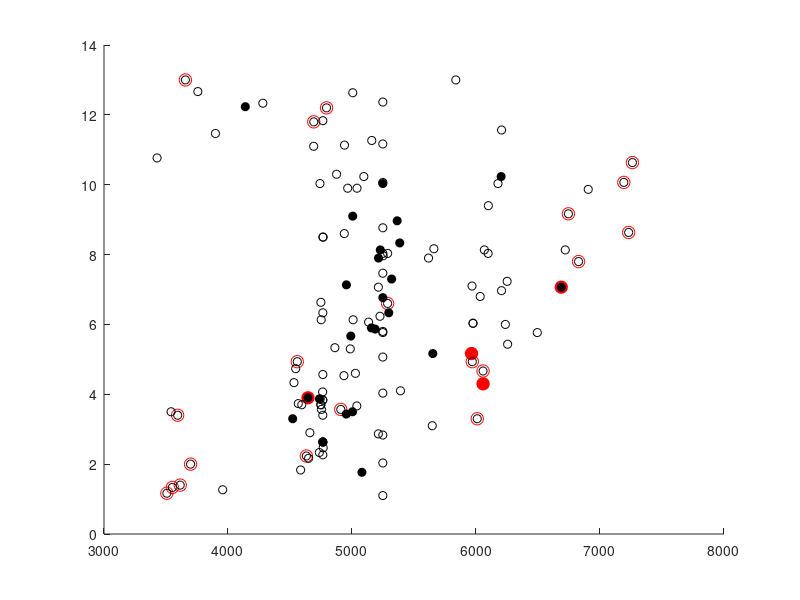

The MATLAB source for this figure: (Note: this script raises an error after producing the figure.)
% Plots mortalities in time and space and spatial and temporal extent of
% regulations (both ship strike rule and other regs in Canada). 

% June 8 2013
% updated Oct 24 for NARWC 2016 with 2012-2016 mortalities and serious
% injuries
% Julie van der Hoop jvanderhoop@whoi.edu


% load data files
load beachedMEAS_subset2016.mat

%% make month fraction vector
mday = MEAS(:,2)+(MEAS(:,3)/30);
mday2016 = MEAS2016(:,2)+(MEAS2016(:,3)/30);
Eg = find(MEAS2016(:,4) == 1);

% set pre- and post- ship strike rule dates
pre = [1:766]';
post = [767:934]';

% find vessel strikes
VS = find(MEAS(:,5) == 2);
VS = MEAS(VS,:);

% find within dates
vspre = find(VS(:,1) < 2009);
vspost = find(VS(:,1) > 2008);

vsmday = find(MEAS(:,5) == 2);
vsmday = mday(vsmday);

figure(2); clf; hold on
set(gcf,'Position',[343          58        1050         550])
% plot right whales 
ii = find(VS(:,4) == 1);
plot(VS(ii(VS(ii)<2009),6)/1000,vsmday(ii(VS(ii)<2009)),'ro','markersize',9)
plot(VS(ii(VS(ii)>=2009),6)/1000,vsmday(ii(VS(ii)>=2009)),'ro',...
    'MarkerSize',9,'MarkerEdgeColor','r','MarkerFaceColor','r')
plot(MEAS2016(Eg,6)/1000,mday2016(Eg),'ro','MarkerSize',9,'MarkerEdgeColor','r',...
    'MarkerFaceColor','r')

%% plot other species
plot(VS(vspre,6)/1000,vsmday(vspre),'ko')
plot(VS(vspost,6)/1000,vsmday(vspost),'ko','MarkerEdgeColor','k',...
    'MarkerFaceColor','k')
%%
legend('Pre-Rule','Post-Rule',12,'Location','SE')
xlabel('Distance along coastline (km)','FontSize',12)
set(gca,'Ytick',1:12,'YTickLabel',{'Jan', 'Feb', 'Mar', 'Apr','May',...
    'Jun','Jul','Aug','Sept','Oct','Nov','Dec'},'FontSize',12)
% ylabel('Date of Mortality')
ylim([0 13.5])

% SMAS WITH OLD MEASURES. DO NOT USE. 
% SEUS = [3562650,0;3562650,4.5;3783883,4.5;3783883,0;3562650,14;3562650,...
%     11.5;3783883,11.5;3783883,14];
% plot(SEUS(1:4,1)/1000,SEUS(1:4,2),'k')
% plot(SEUS(5:8,1)/1000,SEUS(5:8,2),'k')
% 
% MA = [3783883,0;3783883,5;4254585,5;4254585,0;3783883,14;3783883,11;...
%     4254585,11;4254585,14];
% plot(MA(1:4,1)/1000,MA(1:4,2),'k')
% plot(MA(5:8,1)/1000,MA(5:8,2),'k')

% unified SEUS and MID-ATLANTIC
SEUSMA = [3477270,0;3477270,4.5;3698100,4.5;3698100,5;4156472,5;4156472,0;...
    3477270,14;3477270,11.5;3698100,11.5;3698100,11;4156472,11;4156472,14];

plot(SEUSMA(1:6,1)/1000,SEUSMA(1:6,2),'k')
plot(SEUSMA(7:12,1)/1000,SEUSMA(7:12,2),'k')

PORTS = [4246695,0;4246695,5;4338101,5;4338101,0;4246695,14;4246695,11;...
    4338101,11;4338101,14;4737100,0;4737100,5;4807470,5;4807470,0;...
    4737100,14;4737100,11;4807470,11;4807470,14;4975700,0;4975700,5;...
    5055800,5;5055800,0;4975700,14;4975700,11;5055800,11;5055800,14;...
    5197324,0;5197324,5;5292450,5;5292450,0;5197324,14;5197324,11;...
    5292450,11;5292450,14];
plot(PORTS(1:4,1)/1000,PORTS(1:4,2),'k')
plot(PORTS(5:8,1)/1000,PORTS(5:8,2),'k')
plot(PORTS(9:12,1)/1000,PORTS(9:12,2),'k')
plot(PORTS(13:16,1)/1000,PORTS(13:16,2),'k')
plot(PORTS(17:20,1)/1000,PORTS(17:20,2),'k')
plot(PORTS(21:24,1)/1000,PORTS(21:24,2),'k')
plot(PORTS(25:28,1)/1000,PORTS(25:28,2),'k')
plot(PORTS(29:32,1)/1000,PORTS(29:32,2),'k')

% %% if widen port entrances from 20 nmi to 30 nmi:
% % original radius = 20 nmi = 37 km. Wider radius = 30 nmi = 56 km
% PORTSWIDE(1:4:end,1) = PORTS(1:4:end,1) - 19000;
% PORTSWIDE(2:4:end,1) = PORTS(2:4:end,1) - 19000; 
% PORTSWIDE(3:4:end,1) = PORTS(3:4:end,1) + 19000; 
% PORTSWIDE(4:4:end,1) = PORTS(4:4:end,1) + 19000; 
% % PORTSWIDE = [4246695-19000,0;4246695-19000,5;4338101+19000,5;4338101+19000,0;4246695,14;4246695,11;...
% %     4338101,11;4338101,14;4737100,0;4737100,5;4807470,5;4807470,0;...
% %     4737100,14;4737100,11;4807470,11;4807470,14;4975700,0;4975700,5;...
% %     5055800,5;5055800,0;4975700,14;4975700,11;5055800,11;5055800,14;...
% %     5197324,0;5197324,5;5292450,5;5292450,0;5197324,14;5197324,11;...
% %     5292450,11;5292450,14];
% plot(PORTSWIDE(1:4,1)/1000,PORTSWIDE(1:4,2),'r')
% plot(PORTSWIDE(5:8,1)/1000,PORTSWIDE(5:8,2),'r')
% plot(PORTSWIDE(9:12,1)/1000,PORTSWIDE(9:12,2),'r')
% plot(PORTSWIDE(13:16,1)/1000,PORTSWIDE(13:16,2),'r')
% plot(PORTSWIDE(17:20,1)/1000,PORTSWIDE(17:20,2),'r')
% plot(PORTSWIDE(21:24,1)/1000,PORTSWIDE(21:24,2),'r')
% plot(PORTSWIDE(25:28,1)/1000,PORTSWIDE(25:28,2),'r')
% plot(PORTSWIDE(29:32,1)/1000,PORTSWIDE(29:32,2),'r')
% 
% % patch
% patch(PORTSWIDE(1:4,1)/1000,PORTSWIDE(1:4,2),'k','facealpha',0.25)
% patch(PORTSWIDE(5:8,1)/1000,PORTSWIDE(5:8,2),'k','facealpha',0.25)
% patch(PORTSWIDE(9:12,1)/1000,PORTSWIDE(9:12,2),'k','facealpha',0.25)
% patch(PORTSWIDE(13:16,1)/1000,PORTSWIDE(13:16,2),'k','facealpha',0.25)
% patch(PORTSWIDE(17:20,1)/1000,PORTSWIDE(17:20,2),'k','facealpha',0.25)
% patch(PORTSWIDE(21:24,1)/1000,PORTSWIDE(21:24,2),'k','facealpha',0.25)
% patch(PORTSWIDE(25:28,1)/1000,PORTSWIDE(25:28,2),'k','facealpha',0.25)
% patch(PORTSWIDE(29:32,1)/1000,PORTSWIDE(29:32,2),'k','facealpha',0.25)

BIS = [5594700,0;5594700,5;5767630,5;5767630,0;5594700,14;5594700,11;5767630,11;5767630,14];
plot(BIS(1:4,1)/1000,BIS(1:4,2),'k')
plot(BIS(5:8,1)/1000,BIS(5:8,2),'k')

% CCB = [6032000,1;6032000,5.5;6168980,5.5;6168980,1;6032000,1];
% plot(CCB(:,1)/1000,CCB(:,2),'k')
% 
% ORP = [5975760,3;5975760,5;6247370,5;6247370,3;5975760,3];
% plot(ORP(:,1)/1000,ORP(:,2),'k')
% 
% GSC = [5837140,4;5837140,8;6247370,8;6247370,4;5837140,4];
% plot(GSC(:,1)/1000,GSC(:,2),'k')

% UNIFIED CCB/ORP/GSC
BOS = [6032000,1;6032000,3;5975760,3;5975760,4;5837140,4;5837140,8;...
    5975760,8; 5975760,5;6032000,5;6032000,5.5;6168980,5.5;...
    6168980,5;6247370,5;6247370,3;6168980,3;6168980,3;6168980,1;6032000,1;];
plot(BOS(:,1)/1000,BOS(:,2),'k')

% Concurrent Canadian Regulations
BOF = [6738341,0;6738341,14;7261435,14;7261435,0];
plot(BOF(:,1)/1000,BOF(:,2),'k--')

ROS = [7377985,6;7377985,13;7474765,13;7474765,6;7377985,6];
plot(ROS(:,1)/1000,ROS(:,2),'k--')


% labels
text(3630,13.7,'SEUS','Rotation',90,'FontSize',12) % SEUS
text(3950,13.7,'M-A','Rotation',90,'FontSize',12) % Mid-Atlantic
text(4300,13.7,'MC/B','Rotation',90,'FontSize',12) % Morehead City/Beaufort
text(4770,13.7,'CB','Rotation',90,'FontSize',12) % Chesapeake
text(5040,13.7,'DB','Rotation',90,'FontSize',12) % Delaware Bay
text(5240,13.7,'NY/NJ','Rotation',90,'FontSize',12) % NY/NJ
text(5680,13.7,'BIS','Rotation',90,'FontSize',12) % Block Island Sound
text(6210,13.7,'CCB','Rotation',90,'FontSize',12) % Cape Cod Bay
text(6080,13.7,'ORP/','Rotation',90,'FontSize',12) % Off Race Point
text(5930,13.7,'GSC/','Rotation',90,'FontSize',12) % Great South Channel

text(7000,13.7,'BOF','Rotation',90,'FontSize',12) % BOF
text(7420,13.7,'ROS','Rotation',90,'FontSize',12) % Roseway

set(gca,'Position',[0.1300 0.0900 0.7750 0.8100])
set(gcf,'PaperOrientation','landscape')
xlim([3000 8800])

set(gcf, 'PaperPositionMode','auto')
% print -dtiff -r600 SpaceTime20nmi_subset_updated

%% add new events since 31 Dec 2012
%% make month fraction vector 
Other = find(MEAS2016(:,4) ~= 1);
plot(MEAS2016(Other,6)/1000,mday2016(Other),'bo','MarkerEdgeColor','b',...
    'MarkerFaceColor','b')

cd '/Users/julievanderhoop/Documents/MATLAB/NARWC2016'
print('SpaceTime20nmi_subset_updated.png','-dpng','-r300')

return

%% 
vspre = find(VS(:,1) < 2009);
vspost = find(VS(:,1) > 2008);

vsmday = find(MEAS(:,5) == 2);
vsmday = mday(vsmday);

figure(10)
set(gcf,'Position',[1400 -50 900 600])
subplot(211)

plot(VS(vspre,6)/1000,vsmday(vspre),'ko')
hold on
plot(VS(vspost,6)/1000,vsmday(vspost),'ko','MarkerEdgeColor','k',...
    'MarkerFaceColor','k')

legend('1990-2008','2009-2012','Location','SE')
xlabel('Distance along coastline (km)')
set(gca,'Ytick',1:12,'YTickLabel',{'Jan', 'Feb', 'Mar', 'Apr','May',...
    'Jun','Jul','Aug','Sept','Oct','Nov','Dec'})
ylim([0 13.5])

% plot spatial/temporal extents of rules
plot(SEUSMA(1:6,1)/1000,SEUSMA(1:6,2),'k')
plot(SEUSMA(7:12,1)/1000,SEUSMA(7:12,2),'k')
plot(PORTS(1:4,1)/1000,PORTS(1:4,2),'k')
plot(PORTS(5:8,1)/1000,PORTS(5:8,2),'k')
plot(PORTS(9:12,1)/1000,PORTS(9:12,2),'k')
plot(PORTS(13:16,1)/1000,PORTS(13:16,2),'k')
plot(PORTS(17:20,1)/1000,PORTS(17:20,2),'k')
plot(PORTS(21:24,1)/1000,PORTS(21:24,2),'k')
plot(PORTS(25:28,1)/1000,PORTS(25:28,2),'k')
plot(PORTS(29:32,1)/1000,PORTS(29:32,2),'k')

plot(BIS(1:4,1)/1000,BIS(1:4,2),'k')
plot(BIS(5:8,1)/1000,BIS(5:8,2),'k')

plot(BOS(:,1)/1000,BOS(:,2),'k')

plot(BOF(:,1)/1000,BOF(:,2),'k--')
plot(ROS(:,1)/1000,ROS(:,2),'k--')

subplot(212)
vspre = find(VS(:,1) < 2009 & VS(:,1) > 2004);
vspost = find(VS(:,1) > 2008);

plot(VS(vspre,6)/1000,vsmday(vspre),'ko')
hold on
plot(VS(vspost,6)/1000,vsmday(vspost),'ko','MarkerEdgeColor','k',...
    'MarkerFaceColor','k')

legend('2005-2008','2009-2012','location','SE')
xlabel('Distance along coastline (km)')
set(gca,'Ytick',1:12,'YTickLabel',{'Jan', 'Feb', 'Mar', 'Apr','May',...
    'Jun','Jul','Aug','Sept','Oct','Nov','Dec'})
ylim([0 13.5])
xlim([1000 9000])

plot(SEUSMA(1:6,1)/1000,SEUSMA(1:6,2),'k')
plot(SEUSMA(7:12,1)/1000,SEUSMA(7:12,2),'k')
plot(PORTS(1:4,1)/1000,PORTS(1:4,2),'k')
plot(PORTS(5:8,1)/1000,PORTS(5:8,2),'k')
plot(PORTS(9:12,1)/1000,PORTS(9:12,2),'k')
plot(PORTS(13:16,1)/1000,PORTS(13:16,2),'k')
plot(PORTS(17:20,1)/1000,PORTS(17:20,2),'k')
plot(PORTS(21:24,1)/1000,PORTS(21:24,2),'k')
plot(PORTS(25:28,1)/1000,PORTS(25:28,2),'k')
plot(PORTS(29:32,1)/1000,PORTS(29:32,2),'k')

plot(BIS(1:4,1)/1000,BIS(1:4,2),'k')
plot(BIS(5:8,1)/1000,BIS(5:8,2),'k')

plot(BOS(:,1)/1000,BOS(:,2),'k')

plot(BOF(:,1)/1000,BOF(:,2),'k--')
plot(ROS(:,1)/1000,ROS(:,2),'k--')


%% 
return

% same for all morts
figure (3)
set(gcf,'Position',[1490 -30 1050 610])
plot(MEAS(pre,6),MEAS(pre,2),'ko')
hold on
plot(MEAS(post,6),MEAS(post,2),'ko','MarkerEdgeColor','k',...
    'MarkerFaceColor','k')

legend('Pre-Rule','Post-Rule','Location','SE')
xlabel('Distance along coastline (m)')
ylabel('Month of year')
ylim([0 13])


%%
% same for EN? % BETTER TO DO BEFORE AND AFTER ACTUAL DATE% ***** FIX 
% find vessel strikes
EN = find(MEAS(:,5) == 1);
EN = MEAS(EN,:);

% find within dates
enpre = find(EN(:,1) < 2010);
enpost = find(EN(:,1) > 2009);

figure (3)
set(gcf,'Position',[1490 -30 1050 610])
plot(EN(enpre,6),EN(enpre,2),'ko')
hold on
plot(EN(enpost,6),EN(enpost,2),'ko','MarkerEdgeColor','k',...
    'MarkerFaceColor','k')

legend('Pre-Rule','Post-Rule','Location','S')
xlabel('Distance along coastline')
ylabel('Month of year')
ylim([0 13])